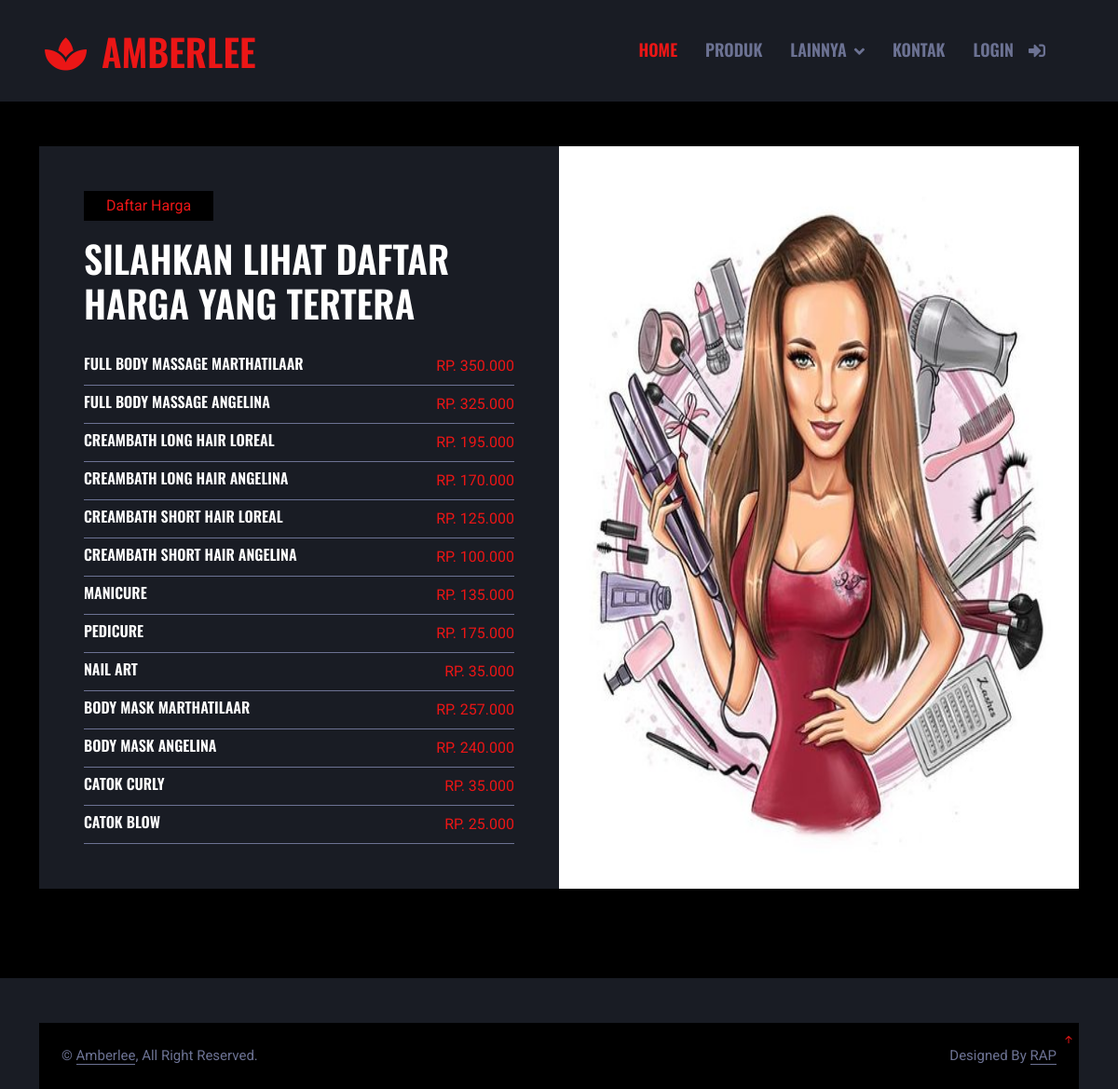
Screenshot of /index.php/amberlee/harga with the database file from the repository.
### tables this page shows
CREATE TABLE `data_treatment` (
  `id_treatment` int(11) NOT NULL,
  `nama_treatment` varchar(200) NOT NULL,
  `harga` varchar(200) NOT NULL,
  `tipe` varchar(120) NOT NULL,
  `photo` varchar(30) NOT NULL,
  `deskripsi` varchar(500) NOT NULL
);

### application/controllers/amberlee/Harga.php (called while the page is built)
<?php
class Harga extends CI_Controller{
    public function index(){
        $data['title'] = "Amberlee";
        $data ['treatment'] = $this->ModelSalon->get_data('data_treatment')->result();
        $this->load->view('templates/header',$data);
        $this->load->view('templates/harga',$data);
        $this->load->view('templates/footer',$data);
    }
}
?>

### index.php (called while the page is built, shortened)
<?php
require_once BASEPATH.'core/CodeIgniter.php';

### application/models/ModelSalon.php (called while the page is built, shortened)
<?php
class ModelSalon extends CI_Model
{
    public function get_data($table)
    {
        return $this->db->get($table);
    }
}
?>

### application/views/templates/harga.php (the view)
<div class="container-xxl py-5">
        <div class="container">
            <div class="row g-0">
                <div class="col-lg-6 wow fadeIn" data-wow-delay="0.1s">
                    <div class="bg-secondary h-100 d-flex flex-column justify-content-center p-5">
                        <p class="d-inline-flex bg-dark text-primary py-1 px-4 me-auto">Daftar Harga</p>
                        <h1 class="text-uppercase mb-4">Silahkan lihat daftar harga yang tertera</h1>
                        <div>
                            <?php foreach($treatment as $t) : ?>
                            <div class="d-flex justify-content-between border-bottom py-2">
                                <h6 class="text-uppercase mb-0"><?php echo $t->nama_treatment ?>&nbsp;<?php echo $t->tipe ?></h6>
                                <span class="text-uppercase text-primary">Rp. <?php echo number_format($t->harga,0,',','.') ?></span>
                            </div>
                            <?php endforeach ; ?>
                        </div>
                    </div>
                </div>
                <div class="col-lg-6 wow fadeIn" data-wow-delay="0.5s">
                    <div class="h-100">
                        <img class="img-fluid h-100" src="<?php echo base_url() ?>/assets/photo/harga.jpg" alt="">
                    </div>
                </div>
            </div>
        </div>
    </div>

### rows the page displays
data_treatment: nama_treatment "FULL BODY MASSAGE", tipe "MARTHATILAAR", harga "350.000"
data_treatment: nama_treatment "FULL BODY MASSAGE", tipe "ANGELINA", harga "325.000"
data_treatment: nama_treatment "CREAMBATH LONG HAIR", tipe "LOREAL", harga "195.000"
data_treatment: nama_treatment "CREAMBATH LONG HAIR", tipe "ANGELINA", harga "170.000"
data_treatment: nama_treatment "CREAMBATH SHORT HAIR", tipe "LOREAL", harga "125.000"
data_treatment: nama_treatment "CREAMBATH SHORT HAIR", tipe "ANGELINA", harga "100.000"
data_treatment: nama_treatment "MANICURE", harga "135.000"
data_treatment: nama_treatment "PEDICURE", harga "175.000"
data_treatment: nama_treatment "NAIL ART", harga "35.000"
data_treatment: nama_treatment "BODY MASK", tipe "MARTHATILAAR", harga "257.000"
data_treatment: nama_treatment "BODY MASK", tipe "ANGELINA", harga "240.000"
data_treatment: nama_treatment "CATOK CURLY", harga "35.000"
data_treatment: nama_treatment "CATOK BLOW", harga "25.000"

### other values shown
$title "AMBERLEE"
